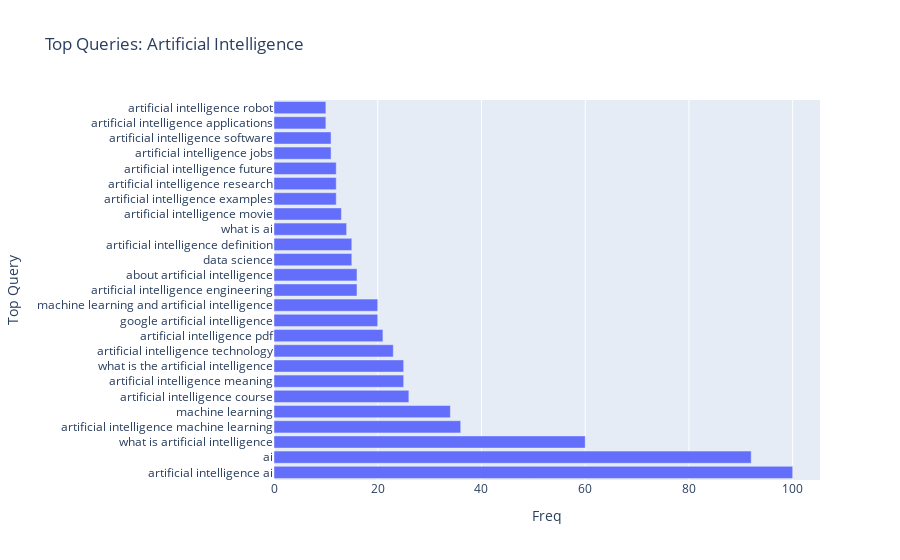

Notebook code for this chart:
### Code cell
queries_top=pytrends.related_queries()[keywords[0]]['top']
fig=go.Figure(data=go.Bar(x=queries_top['value'].tolist(), y=queries_top['query'],orientation='h'))
fig.update_layout(title='Top Queries: {} '.format(keywords[0]),xaxis_title='Freq',yaxis_title='Top Query')
fig.show()

### Figure 1 — Plotly figure (JSON) as saved in the notebook; plotly's stock layout.template omitted (floating-point values rounded to 4 significant figures)
{"data": [{"orientation": "h", "type": "bar", "x": [100, 92, 60, 36, 34, 26, 25, 25, 23, 21, 20, 20, 16, 16, 15, 15, 14, 13, 12, 12, 12, 11, 11, 10, 10], "y": ["artificial intelligence ai", "ai", "what is artificial intelligence", "artificial intelligence machine learning", "machine learning", "artificial intelligence course", "artificial intelligence meaning", "what is the artificial intelligence", "artificial intelligence technology", "artificial intelligence pdf", "google artificial intelligence", "machine learning and artificial intelligence", "artificial intelligence engineering", "about artificial intelligence", "data science", "artificial intelligence definition", "what is ai", "artificial intelligence movie", "artificial intelligence examples", "artificial intelligence research", "artificial intelligence future", "artificial intelligence jobs", "artificial intelligence software", "artificial intelligence applications", "artificial intelligence robot"]}], "layout": {"title": {"text": "Top Queries: Artificial Intelligence "}, "xaxis": {"title": {"text": "Freq"}}, "yaxis": {"title": {"text": "Top Query"}}}}
